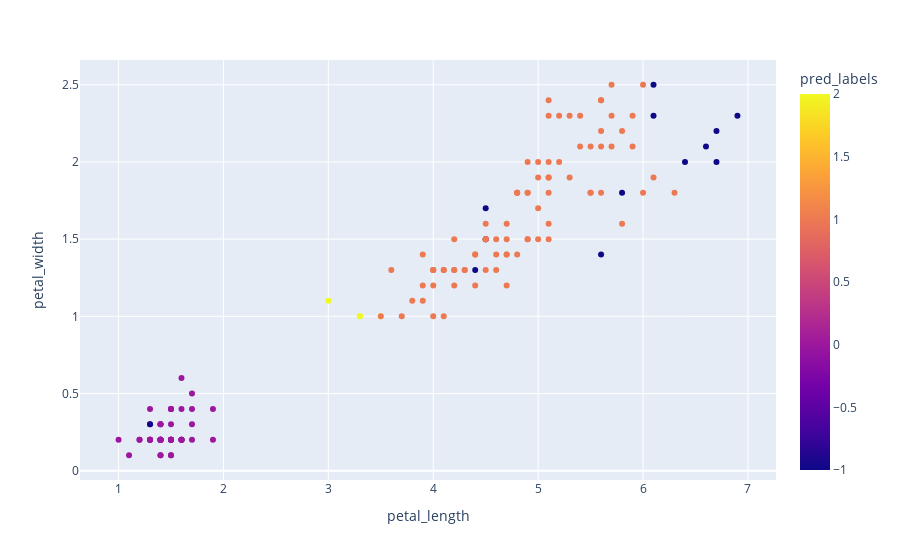

Notebook cell for this chart:
### Code cell
px.scatter(df,x="petal_length",y="petal_width", color="pred_labels")

### Figure 1 — Plotly figure (JSON) as saved in the notebook; plotly's stock layout.template omitted (floating-point values rounded to 4 significant figures; data arrays with more than 128 entries replaced by an {"elided": "..."} marker saying what was removed)
{"data": [{"hovertemplate": "petal_length=%{x}<br>petal_width=%{y}<br>pred_labels=%{marker.color}<extra></extra>", "legendgroup": "", "marker": {"color": {"elided": "150 int values"}, "coloraxis": "coloraxis", "symbol": "circle"}, "mode": "markers", "name": "", "orientation": "v", "showlegend": false, "type": "scatter", "x": {"elided": "150 float values"}, "xaxis": "x", "y": {"elided": "150 float values"}, "yaxis": "y"}], "layout": {"coloraxis": {"colorbar": {"title": {"text": "pred_labels"}}, "colorscale": [[0, "#0d0887"], [0.1111, "#46039f"], [0.2222, "#7201a8"], [0.3333, "#9c179e"], [0.4444, "#bd3786"], [0.5556, "#d8576b"], [0.6667, "#ed7953"], [0.7778, "#fb9f3a"], [0.8889, "#fdca26"], [1, "#f0f921"]]}, "legend": {"tracegroupgap": 0}, "margin": {"t": 60}, "xaxis": {"anchor": "y", "domain": [0, 1], "title": {"text": "petal_length"}}, "yaxis": {"anchor": "x", "domain": [0, 1], "title": {"text": "petal_width"}}}}
